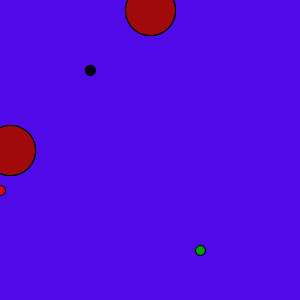
Frame 1 (no input)
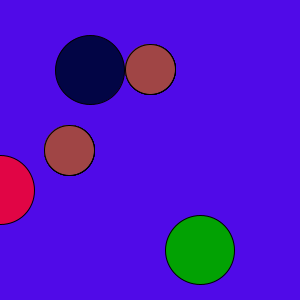
Frame 60 (the mouse pressed at the canvas centre just before this capture)
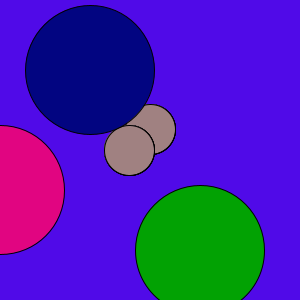
Frame 120 (the mouse held since frame 60 and released just before this capture)

The Processing sketch that drew these frames (run headless with seeded random() and noise(); from frame 60 on, the mouse is pressed at the canvas centre):

// Processing sketch: processing_35278
// ── processing_35278.pde

void setup(){
  size(300,300);
}
int y=10;
void draw(){
background(80,10,232);
fill(2,5,y);
ellipse(150,y,50,50);
fill(243,y,120);
ellipse(150,y,50,50);
fill(y,30,120);
ellipse(150,y,50,50);
fill(136,y,155);
ellipse(150,y,50,50);
fill(160,y,y);
ellipse(150,y,50,50);

fill(2,5,y);
ellipse(y,150,50,50);
fill(20,y,120);
ellipse(y,150,50,50);
fill(y,30,120);
ellipse(y,150,50,50);
fill(136,y,155);
ellipse(y,150,50,50);
fill(160,y,y);
ellipse(y,150,50,50);

fill(2,5,y);
ellipse(90,70,y,y);
fill(2,162,3);
ellipse(200,250,y,y);
fill(225,5,y);
ellipse(0,190,y,y);


y++;
}
